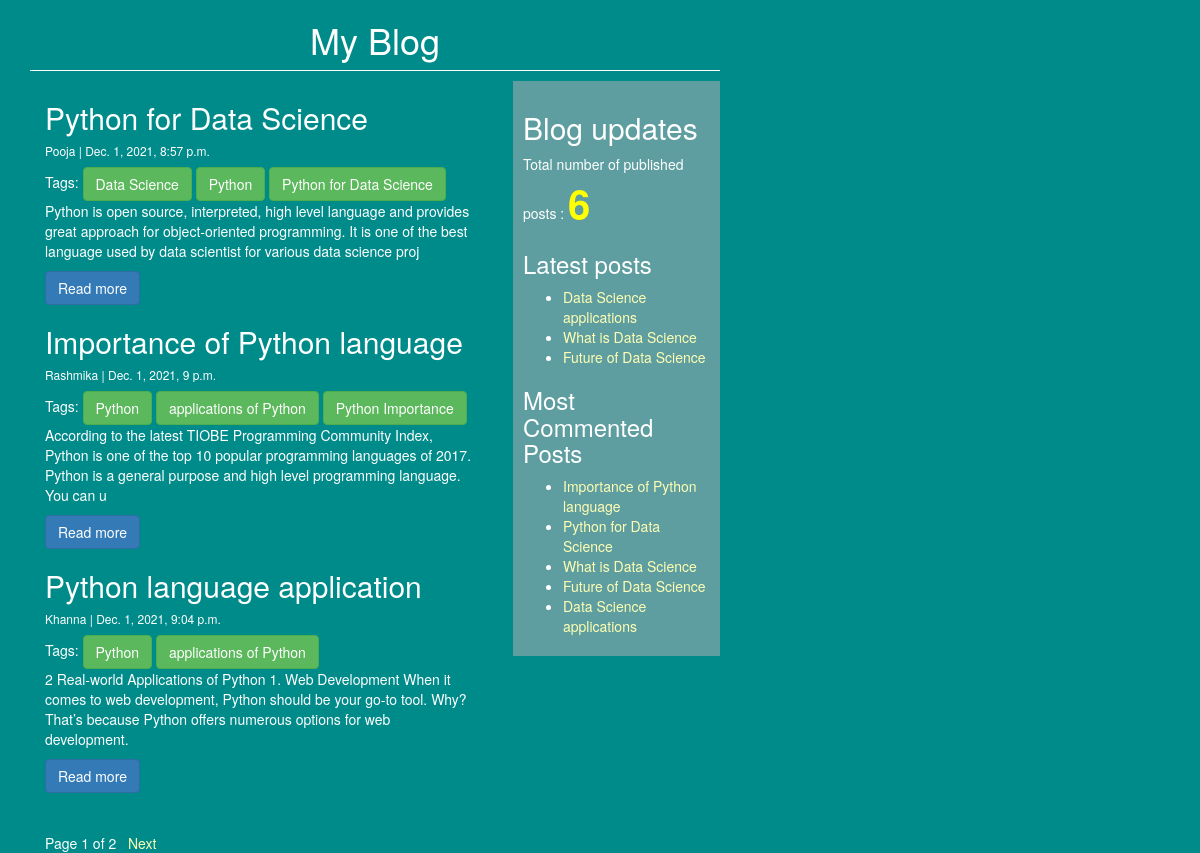
The page / on the database its author committed.
### blogapp/models.py (models this page shows)
class Post(models.Model):
    STATUS_CHOICES = (("draft","Draft"),("publish","Publish"),)
    title = models.CharField(max_length=200, unique=True)
    slug = models.SlugField(max_length=200, unique_for_date='publish')
    author = models.ForeignKey(User, on_delete= models.CASCADE,related_name='blog_posts')
    image=models.ImageField(null=True, blank=True, default='/images/')
    publish=models.DateTimeField(default=timezone.now)
    upload_to = models.DateTimeField(default=timezone.now)
    content = models.TextField()
    created_on = models.DateTimeField(auto_now_add=True)
    status = models.CharField(max_length=10,choices=STATUS_CHOICES, default="draft")
    tags=TaggableManager()

### blogapp/views.py (the view)
# urls.py: path('', views.post_list_view,name='home'),
def post_list_view(request,tag_slug=None):
   post_list=Post.objects.all()
   tag=None
   if tag_slug:
       tag=get_object_or_404(Tag,slug=tag_slug)
       post_list=post_list.filter(tags__in=[tag])
   paginator= Paginator(post_list,3)
   page_number=request.GET.get('page')
   try:
       post_list=paginator.page(page_number)
   except PageNotAnInteger:
       post_list=paginator.page(1)
   except EmptyPage:
       post_list=paginator.page(paginator.num_pages)
   return render(request,'blogapp/post_list.html',{'post_list':post_list,'tag':tag})

### blogapp/templatetags/blog_tags.py (called while the page is built)
@register.simple_tag(name='my_tag')
def total_posts():
    return Post.objects.count()

@register.inclusion_tag('blogapp/latest_posts.html')
def show_latest_posts():
    latest_post=Post.objects.order_by('-publish')[:3]
    return {'latest_post':latest_post}

@register.simple_tag()
def most_commented_posts(count=5):
    return Post.objects.annotate(total_comments=Count('comments')).order_by('-total_comments')[:count]

### templates/blogapp/post_list.html (shortened to what this page needs)
<!DOCTYPE html>
{% extends "blogapp/base.html" %}
{% block content %}
 <h1>My Blog</h1>
 <div class="col-md-8 mt-3 left">
{% for post in post_list %}
            <div class="card mb-4">
                <div class="card-body">
                    <h2 class="card-title">{{ post.title }}</h2>
                    <p class='card-text-dark bg-variant="info" h6'>{{ post.author }} | {{ post.created_on}} </p>
                    Tags:
                    {%for tag in post.tags.all %}
                    <a href="{%url 'tag_list' tag.slug%}" class="btn btn-success">{{tag.name}} </a>
                    {%endfor%}
                    <p class="card-text">{{post.content|slice:":200" }}</p>
                    <a href="{% url 'post_detail' post.slug %}"class="btn btn-primary">Read more</a><br>
                </div>
            </div>
 {% endfor %}<br><br>
 {%include 'blogapp/paginator.html' with page=post_list %}
{% endblock %}

### templates/blogapp/base.html (shortened to what this page needs)
<!DOCTYPE html>
{%load blog_tags%}
{%load static%}
<html lang="en" dir="ltr">
  <head>
    <link rel="stylesheet" href="https://stackpath.bootstrapcdn.com/bootstrap/3.4.1/css/bootstrap.min.css"
>
    <link rel="stylesheet" href="{%static "css/blogapp.css"%}">
  </head>
  <body>
    <div class="content">
      {%block content%}{%endblock%}
    </div>
    <div class="sidebar">
      <h2>Blog updates</h2>
      <p>Total number of published posts : <span id='pcount'>{%my_tag%}</span></p>
      <h3>Latest posts</h3>{%show_latest_posts%}
      <h3>Most Commented Posts</h3>
      {% most_commented_posts as commented_posts%}
      <ul>
        {%for post in commented_posts%}
        <li> <a href="{% url 'post_detail' post.slug %}">{{post.title}}</a></li>
        {%endfor%}
      </ul>
    </div>
  </body>
</html>

### templates/blogapp/latest_posts.html
<ul>
  {%for post in latest_post%}
  <li> <a href="{% url 'post_detail' post.slug %}">{{post.title}}</a></li>
  {%endfor%}
</ul>

### static/css/blogapp.css (style rules this page uses)
.content { width:60%; float:left; padding:0 0 0 30px; background:darkcyan; height:100%; }
.sidebar { width:30%; float:right; padding: 10px; background:cadetblue; height:100%; }
a { color:#ffffb3; }
h1 { text-align:center; border-bottom: 1px solid white; padding-bottom: 10px; }
body { color: white; background:darkcyan; }
#pcount { font-size:40px; color:yellow; font-weight:bold; }

### rows shown on the page
Post: title "Python for Data Science", author "Pooja", created_on "Dec. 1, 2021, 8:57 p.m.", content "Python is open source, interpreted, high level language and provides great approach for object-oriented programming. It is one of the best language used by data scientist for various data science proj"
Tag: name "Data Science"
Tag: name "Python"
Tag: name "Python for Data Science"
Post: title "Importance of Python language", author "Rashmika", created_on "Dec. 1, 2021, 9 p.m.", content "According to the latest TIOBE Programming Community Index, Python is one of the top 10 popular programming languages of 2017. Python is a general purpose and high level programming language. You can u"
Tag: name "applications of Python"
Tag: name "Python Importance"
Post: title "Python language application", author "Khanna", created_on "Dec. 1, 2021, 9:04 p.m.", content "2 Real-world Applications of Python 1. Web Development When it comes to web development, Python should be your go-to tool. Why? That’s because Python offers numerous options for web development."
Post: title "Data Science applications"
Post: title "What is Data Science"
Post: title "Future of Data Science"

### other values the page prints
{{ page.number }} "1"
{{ page.paginator.num_pages }} "2"
